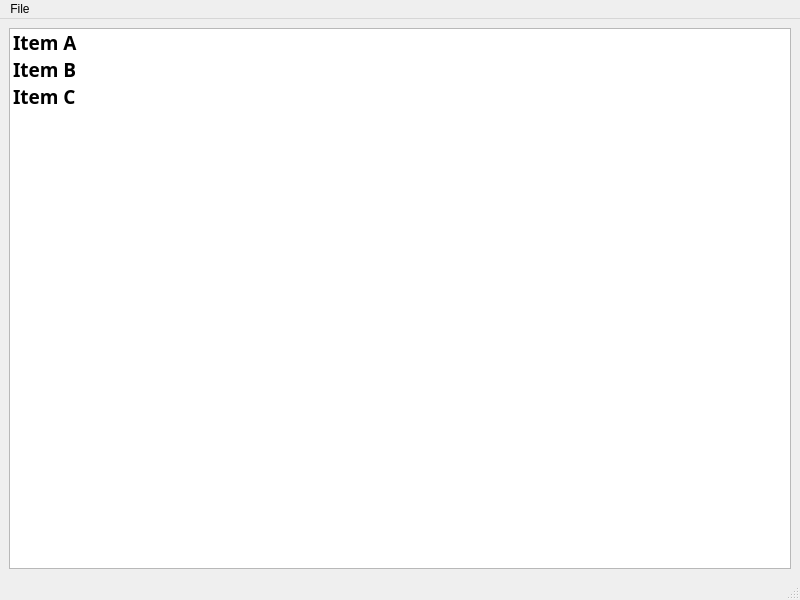
<?xml version="1.0" encoding="UTF-8"?>
<ui version="4.0">
 <class>MainWindow</class>
 <widget class="QMainWindow" name="MainWindow">
  <property name="geometry">
   <rect>
    <x>0</x>
    <y>0</y>
    <width>800</width>
    <height>600</height>
   </rect>
  </property>
  <property name="windowTitle">
   <string>MFMC MergePDF</string>
  </property>
  <widget class="QWidget" name="centralwidget">
   <layout class="QGridLayout" name="gridLayout">
    <item row="0" column="0">
     <widget class="QListWidget" name="listWidget_PDF">
      <property name="dragDropMode">
       <enum>QAbstractItemView::NoDragDrop</enum>
      </property>
      <property name="movement">
       <enum>QListView::Static</enum>
      </property>
      <item>
       <property name="text">
        <string>Item A</string>
       </property>
       <property name="font">
        <font>
         <family>Century Gothic</family>
         <pointsize>14</pointsize>
         <weight>75</weight>
         <bold>true</bold>
        </font>
       </property>
      </item>
      <item>
       <property name="text">
        <string>Item B</string>
       </property>
       <property name="font">
        <font>
         <family>Century Gothic</family>
         <pointsize>14</pointsize>
         <weight>75</weight>
         <bold>true</bold>
        </font>
       </property>
      </item>
      <item>
       <property name="text">
        <string>Item C</string>
       </property>
       <property name="font">
        <font>
         <family>Century Gothic</family>
         <pointsize>14</pointsize>
         <weight>75</weight>
         <bold>true</bold>
        </font>
       </property>
      </item>
     </widget>
    </item>
   </layout>
  </widget>
  <widget class="QMenuBar" name="menubar">
   <property name="geometry">
    <rect>
     <x>0</x>
     <y>0</y>
     <width>800</width>
     <height>21</height>
    </rect>
   </property>
   <widget class="QMenu" name="menuFile">
    <property name="title">
     <string>File</string>
    </property>
    <addaction name="actionAdd_PDFs"/>
    <addaction name="actionCombine_PDFs_and_Save"/>
    <addaction name="actionQuit"/>
   </widget>
   <addaction name="menuFile"/>
  </widget>
  <widget class="QStatusBar" name="statusbar"/>
  <action name="actionAdd_PDFs">
   <property name="text">
    <string>Add PDFs</string>
   </property>
  </action>
  <action name="actionCombine_PDFs_and_Save">
   <property name="text">
    <string>Combine PDFs and Save</string>
   </property>
  </action>
  <action name="actionQuit">
   <property name="text">
    <string>Quit</string>
   </property>
  </action>
 </widget>
 <resources/>
 <connections/>
</ui>
